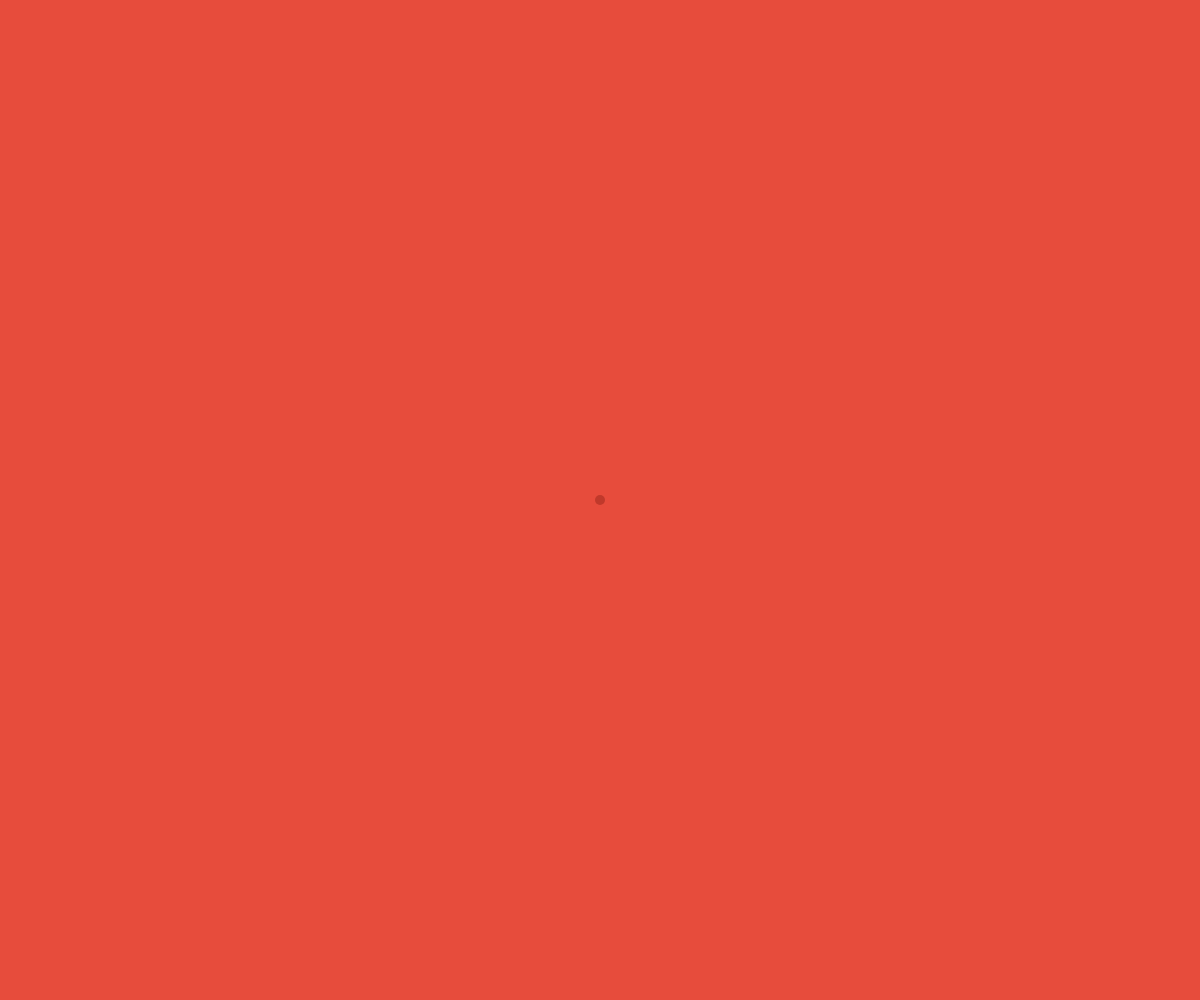
Frame 1 (no input)
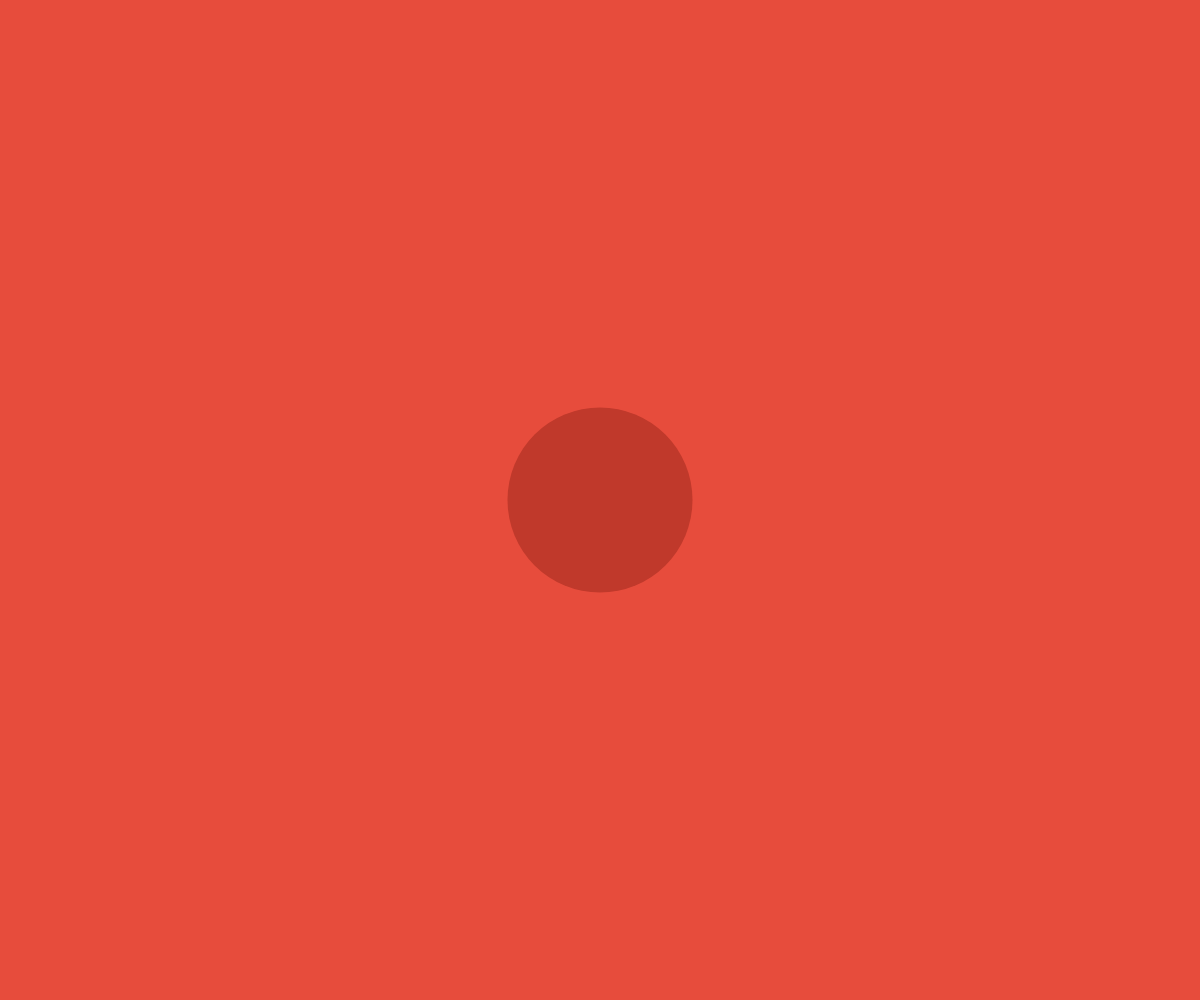
Frame 60 (no input)
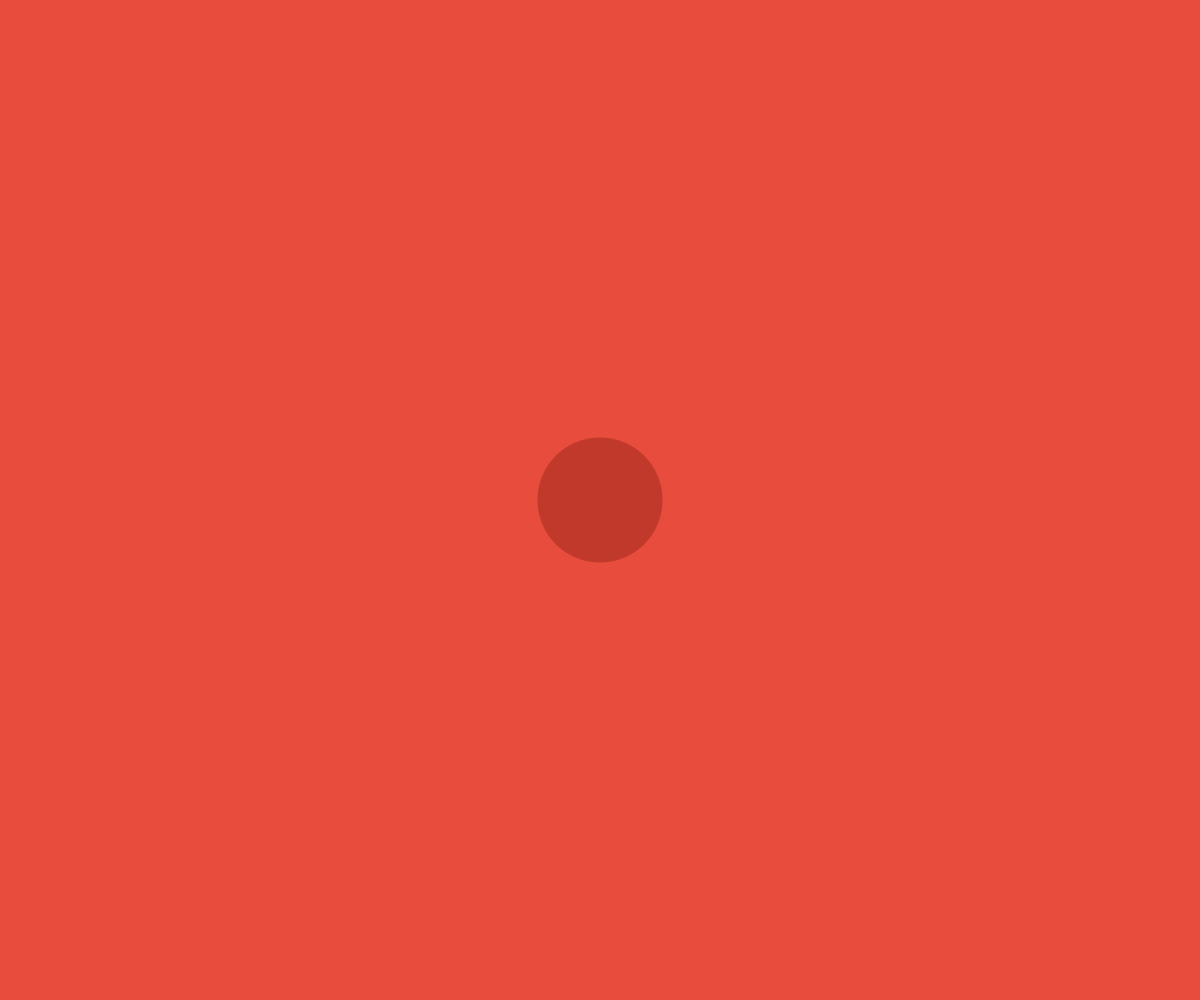
Frame 120 (the mouse pressed at the canvas centre since frame 60)

The p5.js sketch that drew these frames (run headless with seeded random() and noise() and a simulated clock; from frame 60 on, the mouse is pressed at the canvas centre):

// p5.js sketch
// ── sketch.js
var sizeOfCircle = 10; // the size of the circle
var growth = 5; // the amout at which it will pulse

function setup() {
  createCanvas(window.innerWidth, window.innerHeight);
}

function draw() {
  background(231, 76, 60);
  // draw the ellipse
  fill(192, 57, 43); // set the color of the ellipse
  noStroke(); // remove the black border around the shape
  ellipse(width / 2, height / 2, sizeOfCircle, sizeOfCircle); // draw circle

  // give it an animated pulse
  sizeOfCircle += growth;

  // make sure the pulse doesn't excced a cirtain limit
  if (sizeOfCircle > 200) {
    growth = 1; // if it's growing, increase the size by 5
  }

  if (sizeOfCircle < 10) {
    growth *= 5; // if it's shrinking, slow it down by changing the growth value
  }

  if (sizeOfCircle < 10 || sizeOfCircle > 200) {
    growth *= -1; // flip direction
  }

}
